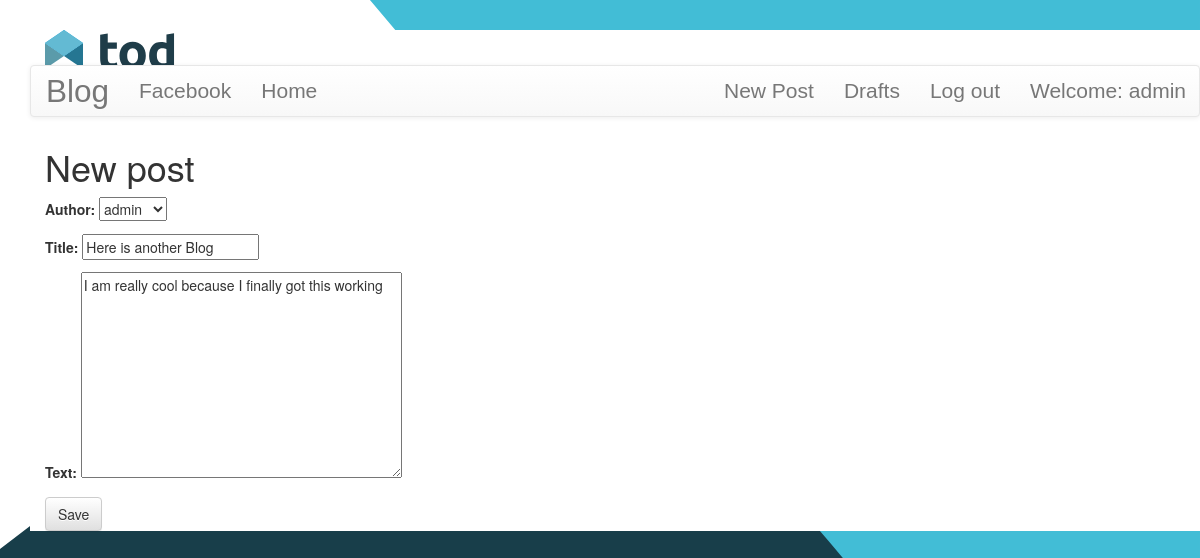
Screenshot of /post/2/edit/ (signed in) with the database file from the repository.
### blog/models.py (models this page shows, shortened)
class Post(models.Model):
    author = models.ForeignKey('auth.User')
    title = models.CharField(max_length=100)
    text = models.TextField()
    created_date = models.DateTimeField(default=timezone.now)
    published_date = models.DateTimeField(blank=True, null=True)

### blog/views.py (the view)
# urls.py: url(r'^post/(?P<pk>\d+)/edit/$', views.PostUpdateView.as_view(), name='post_edit'),
class PostUpdateView(LoginRequiredMixin, UpdateView):
    login_url = '/login/'
    redirect_field_name = 'blog/post_detail.html'
    form_class = PostForm
    model = Post

### blog/forms.py
class PostForm(forms.ModelForm):
    class Meta:
        model = Post
        fields = ('author', 'title', 'text')
        widgets = {
            'title': forms.TextInput(attrs={'class': 'text_input_class'}),
            'text': forms.Textarea(attrs={'class': 'post_content'})
        }

### blog/templates/blog/post_form.html (shortened to what this page needs)
{% extends 'blog/base.html' %}
{% block content %}
    <h1>New post</h1>
    <form method="POST" class="post-form">
    {{form.as_p}}
    <button type="submit" class="save btn btn-default">Save</button>
    </form>
{% endblock %}

### blog/templates/blog/base.html (shortened to what this page needs)
<!DOCTYPE html>
{% load staticfiles %}
<html>
    <head>
        <link rel="stylesheet" href="//maxcdn.bootstrapcdn.com/bootstrap/3.2.0/css/bootstrap.min.css">
        <link rel="stylesheet" href="//maxcdn.bootstrapcdn.com/bootstrap/3.2.0/css/bootstrap-theme.min.css">
        <link rel="stylesheet" href="{% static 'css/blog.css' %}">
    </head>
    <body>
        <div class="container">
            <div id="logo">
            </div>
        </div>
        <nav class="navbar navbar-default techfont custom-navbar">
            <div class="container">
                <ul class="nav navbar-nav">
                    <li><a class='navbar-brand bigbrand' href="{% url 'post_list' %}">Blog</a></li>
                    <li><a href="https://www.facebook.com/todahgive/">Facebook</a></li>
                    <li><a href="https://todahgive.com/">Home</a></li>
                </ul>
                <ul class="nav navbar-nav navbar-right">
                    {% if user.is_authenticated %}
                        <li>
                            <a href="{% url 'post_new' %}">New Post</a>
                        </li>
                        <li>
                            <a href="{% url 'post_draft_list' %}">Drafts</a>
                        </li>
                        <li>
                            <a href="{% url 'logout' %}">Log out</a>
                        </li>
                        <li>
                            <a>Welcome: {{ user.username }}</a>
                        </li>
                    {% else %}
                        <li><a class='nav navbar-right' href="{% url 'login' %}"><span class="glyphicon glyphicon-user"></span></a>
                        </li>
                    {% endif %}
                </ul>
            </div>
        </nav>
            <div class="content container">
                <div class="row">
                    <div class="col-md-8">
                        <div class="blog_posts">
                            {% block content %}
                            {% endblock %}
                        </div>
                    </div>
                </div>
            </div>
    </body>
</html>

### blog/static/css/blog.css (style rules this page uses)
html { background: url('TodahBackground.svg') no-repeat center center fixed; -webkit-background-size: cover; -moz-background-size: cover; -o-background-size: cover; background-size: cover; margin-left: 30px; margin-top: 30px; overflow: hidden; }
#logo { background-image: url('TodahNewLogo.svg'); width: 11.1vw; height: 4.4vh; object-position: inherit; }
.techfont { font-family: 'Russo One', sans-serif; font-size: 1.5em; margin-bottom: 10px; }
.bigbrand { font-size: 1.5em; }

### rows the page displays
Post: author "admin", title "Here is another Blog", text "I am really cool because I finally got this working"

### other values shown
{{ user.username }} "admin"
